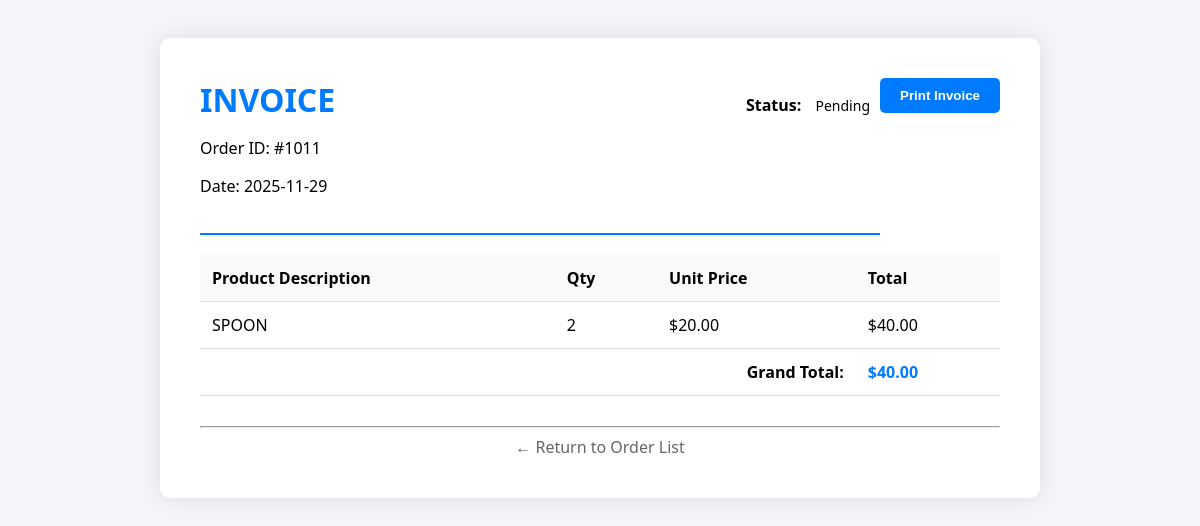
Page /sales_report.php?order=1011 (signed in) on the committed database.
### tables this page shows
CREATE TABLE `invoices` (
  `InvoiceID` int(11) NOT NULL,
  `OrderID` int(11) DEFAULT NULL,
  `ProductCode` varchar(4) DEFAULT NULL,
  `Quantity` int(11) DEFAULT NULL,
  `PriceEach` decimal(10,2) DEFAULT NULL,
  `DiscountApplied` int(11) DEFAULT NULL,
  `TotalCost` decimal(10,2) DEFAULT NULL,
  `DateIssued` datetime DEFAULT current_timestamp()
);

CREATE TABLE `orders` (
  `OrderID` int(11) NOT NULL,
  `CustomerID` int(11) DEFAULT NULL,
  `EmployeeID` int(11) DEFAULT NULL,
  `OrderDate` date DEFAULT NULL,
  `TotalOrderCost` decimal(10,2) DEFAULT NULL,
  `Status` varchar(20) NOT NULL DEFAULT 'Pending',
  `ApprovalStatus` varchar(20) DEFAULT 'Pending',
  `Feedback` text DEFAULT NULL,
  `ApprovedDate` datetime DEFAULT NULL
);

CREATE TABLE `products` (
  `ProductCode` varchar(4) NOT NULL,
  `Name` varchar(50) DEFAULT NULL,
  `Description` varchar(100) DEFAULT NULL,
  `QuantityAvailable` int(11) DEFAULT NULL,
  `SellingPrice` decimal(10,2) DEFAULT NULL,
  `Image` varchar(200) DEFAULT NULL,
  `DiscountPercentage` int(11) DEFAULT 0
);

### sales_report.php (the view, shortened to what this page needs)
<?php
include 'config.php';
$role = $_SESSION['role'];
$orderID = $_GET['order'] ?? 0;
$query = "SELECT i.*, p.Name as ProductName, o.Status, o.Feedback, o.CustomerID, o.OrderDate
          FROM invoices i
          JOIN products p ON i.ProductCode = p.ProductCode
          JOIN orders o ON i.OrderID = o.OrderID
          WHERE i.OrderID = ?";
$stmt = $conn->prepare($query);
$stmt->bind_param("i", $orderID);
$stmt->execute();
$result = $stmt->get_result();
$invoiceData = [];
while($row = $result->fetch_assoc()) { $invoiceData[] = $row; }
?>
<!DOCTYPE html>
<html lang="en">
<head>
</head>
<body>
<div class="invoice-card">
    <button class="btn btn-print no-print" onclick="window.print()">Print Invoice</button>
    <div class="header">
        <div>
            <h1 style="margin:0; color:#007bff;">INVOICE</h1>
            <p>Order ID: #<?= $orderID ?></p>
            <p>Date: <?= !empty($invoiceData) ? $invoiceData[0]['OrderDate'] : '' ?></p>
        </div>
        <div style="text-align:right;">
            <p><strong>Status:</strong> <span class="badge status-<?= $invoiceData[0]['Status'] ?? 'Pending' ?>"><?= $invoiceData[0]['Status'] ?? 'Pending' ?></span></p>
        </div>
    </div>
    <table>
        <thead>
            <tr>
                <th>Product Description</th>
                <th>Qty</th>
                <th>Unit Price</th>
                <th>Total</th>
            </tr>
        </thead>
        <tbody>
            <?php
            $grandTotal = 0;
            foreach($invoiceData as $item):
                $grandTotal += $item['TotalCost'];
            ?>
            <tr>
                <td><?= htmlspecialchars($item['ProductName']) ?></td>
                <td><?= $item['Quantity'] ?></td>
                <td>$<?= number_format($item['PriceEach'], 2) ?></td>
                <td>$<?= number_format($item['TotalCost'], 2) ?></td>
            </tr>
            <?php endforeach; ?>
            <tr>
                <td colspan="3" style="text-align:right; font-weight:bold;">Grand Total:</td>
                <td style="font-weight:bold; color:#007bff;">$<?= number_format($grandTotal, 2) ?></td>
            </tr>
        </tbody>
    </table>
    <div class="no-print" style="margin-top:30px; text-align:center;">
        <hr>
        <a href="<?= $role == 'customer' ? 'track_orders.php' : 'track_all_orders.php' ?>" style="color:#666; text-decoration:none;">← Return to Order List</a>
    </div>
</div>
</body>
</html>

### sales_report.php (style rules this page uses)
body { font-family: 'Segoe UI', Arial; padding: 30px; background: #f4f4f9; }
.invoice-card { background: white; padding: 40px; border-radius: 10px; max-width: 800px; margin: auto; box-shadow: 0 0 20px rgba(0,0,0,0.1); }
.header { display: flex; justify-content: space-between; border-bottom: 2px solid #007bff; padding-bottom: 20px; margin-bottom: 20px; }
table { width: 100%; border-collapse: collapse; margin-bottom: 20px; }
th, td { border-bottom: 1px solid #ddd; padding: 12px; text-align: left; }
th { background: #f8f9fa; }
.btn { padding: 10px 20px; border: none; border-radius: 5px; cursor: pointer; color: white; font-weight: bold; text-decoration: none; }
.btn-print { background: #007bff; float: right; }
.badge { padding: 5px 10px; border-radius: 4px; font-size: 14px; }

### rows in the picture
invoices: OrderID.OrderDate "2025-11-29", OrderID.Status "Pending", products.Name "SPOON", Quantity "2", PriceEach "20.00", TotalCost "40.00"

### other values in the picture
$orderID "1011"
$grandTotal "40.00"
